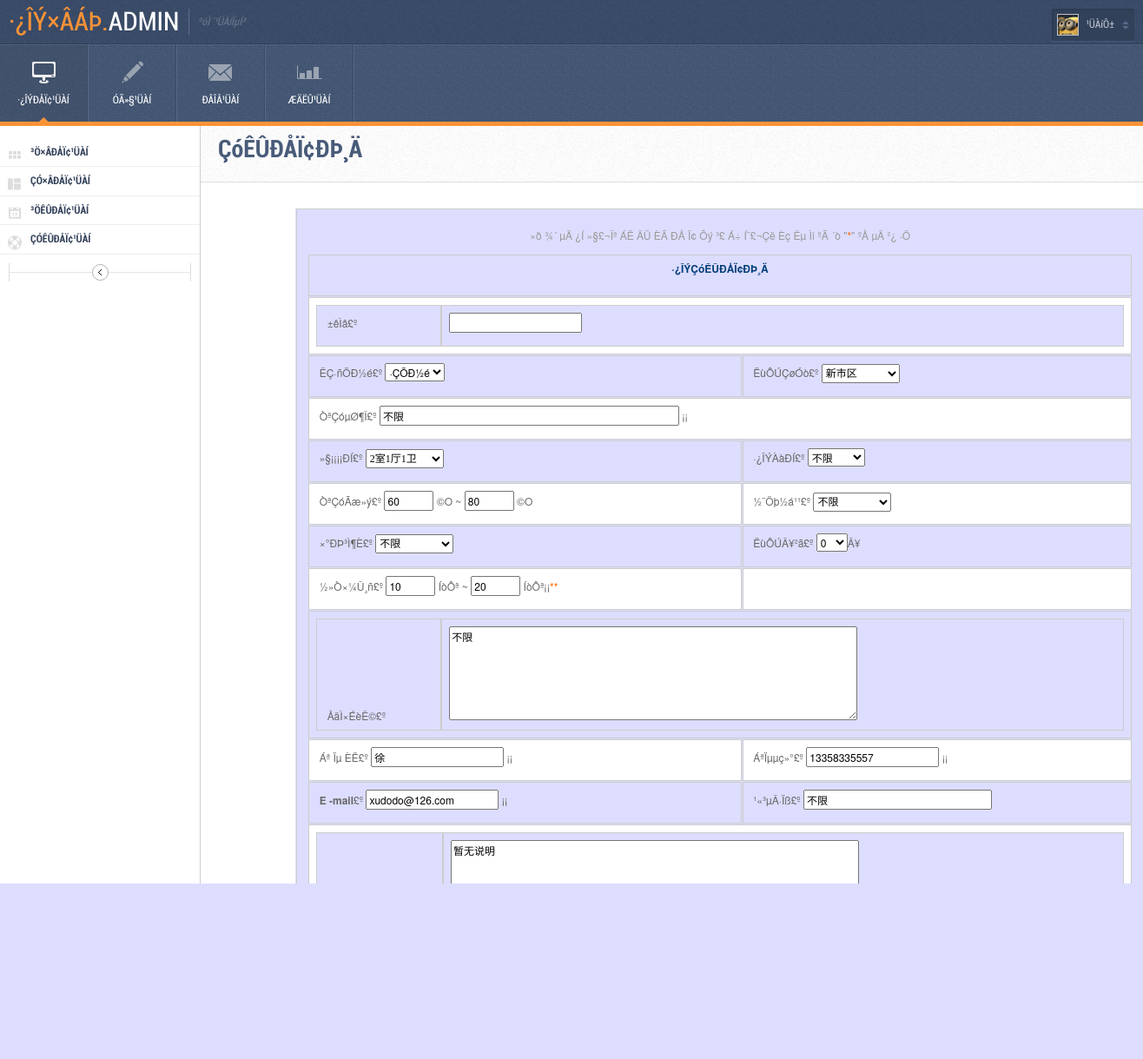
/admin/changebuy.php?id=73, run on the app's committed database.
### tables this page shows
CREATE TABLE `house_buy` (
  `id` int(11) NOT NULL auto_increment,
  `bh` varchar(20) default NULL,
  `qy` varchar(10) default NULL,
  `address` varchar(50) default NULL,
  `hx` varchar(20) default NULL,
  `wylx` varchar(20) default NULL,
  `min_area` varchar(20) default NULL,
  `max_area` varchar(20) default NULL,
  `jg` varchar(20) default NULL,
  `zxcd` varchar(20) default NULL,
  `do_floor` varchar(20) default NULL,
  `min_pay` varchar(20) default NULL,
  `max_pay` varchar(20) default NULL,
  `pb` longtext,
  `tel` varchar(50) default NULL,
  `man` varchar(50) default NULL,
  `email` varchar(50) default NULL,
  `house_ms` longtext,
  `date` date default NULL,
  `bus` varchar(50) default NULL,
  `pass` varchar(2) default NULL,
  `zj` varchar(6) default NULL,
  `user_id` varchar(30) default NULL,
  `click` int(11) default NULL,
  `zj_id` varchar(30) default NULL,
  PRIMARY KEY  (`id`)
);

### admin/changebuy.php (the view, shortened to what this page needs)
<?php
$sql="select * from house_buy where id=$id";
 $res=mysql_query($sql);
$rs=mysql_fetch_array($res);
?>
<!DOCTYPE html PUBLIC "-//W3C//DTD XHTML 1.0 Transitional//EN" "http://www.w3.org/TR/xhtml1/DTD/xhtml1-transitional.dtd">
<html xmlns="http://www.w3.org/1999/xhtml">
<head>
<link rel="stylesheet" href="../css/table.css">
<link rel="stylesheet" href="css/style.default.css" type="text/css" />
<link rel="stylesheet" href="css.css" type="text/css">
</head>
<body class="withvernav">
<div class="bodywrapper">
    <div class="topheader">
        <div class="left">
            <h1 class="logo">·¿ÎÝ×âÁÞ.<span>Admin</span></h1>
            <span class="slogan">ºóÌ¨¹ÜÀíÏµÍ³</span>
            <br clear="all" />
        </div>
        <div class="right">
            <div class="userinfo">
              <img src="images/thumbs/avatar.png" alt="" />
                <span>¹ÜÀíÔ±</span>
            </div>
        </div>
    </div>
    <div class="header">
      <ul class="headermenu">
            <li class="current"><a href="elements.php"><span class="icon icon-flatscreen"></span>·¿ÎÝÐÅÏ¢¹ÜÀí</a></li>
            <li><a href="manageblog.php"><span class="icon icon-pencil"></span>ÓÃ»§¹ÜÀí</a></li>
            <li><a href="messages.php"><span class="icon icon-message"></span>ÐÂÎÅ¹ÜÀí</a></li>
            <li><a href="reports.php"><span class="icon icon-chart"></span>ÆäËû¹ÜÀí</a></li>
        </ul>
    </div>
    <div class="vernav2 iconmenu">
        <ul>
            <li><a href="elements.php" class="elements">³ö×âÐÅÏ¢¹ÜÀí</a></li>
            <li><a href="widgets.php" class="widgets">Çó×âÐÅÏ¢¹ÜÀí</a></li>
            <li><a href="calendar.php" class="calendar">³öÊÛÐÅÏ¢¹ÜÀí</a></li>
            <li><a href="support.php" class="support">ÇóÊÛÐÅÏ¢¹ÜÀí</a></li>
        </ul>
        <a class="togglemenu"></a>
        <br /><br />
    </div>
<div class="centercontent">
        <div class="pageheader notab">
            <h1 class="pagetitle">ÇóÊÛÐÅÏ¢ÐÞ¸Ä</h1>
        </div>
        <div style="width: 80%;margin:auto auto;">
<table width="978" border="0" align="center" cellpadding="0" cellspacing="0" bgcolor="#FFFFFF" style="margin-top: 30px;" >
  <tr align="left" valign="top">
    <td>
      <table width="99%" border="0" align="center" cellpadding="0" cellspacing="0" class="tables" >
        <form enctype="multipart/form-data" name="form2" method="post" action="save_change_buy.php" onsubmit="return checkdata()">
          <tr>
            <td align="center" valign="top" class="downkuan" >
              <span class="font"><font color="#666666"><br>
              <font color="#999999">×ð ¾´ µÄ ¿Í »§£¬Îª ÁË ÄÜ ÈÃ ÐÅ Ï¢ Õý ³£ Á÷ Í¨£¬Çë Èç Êµ Ìî ºÃ ´ò
              &quot;<font color="#FF6600">*</font>&quot; ºÅ µÄ ²¿ ·Ö</font></font></span><br>
              <br>
              <table width="99%" border="0" align="center" cellpadding="0" cellspacing="1" bgcolor="#CCCCCC" class="xu_kuan" height="30">
                <tr align="left" valign="middle" bgcolor="#FFFFFF">
                  <td height="30" colspan="2" class="font"> <div align="center"><strong><font color="#003D79">·¿ÎÝÇóÊÛÐÅÏ¢ÐÞ¸Ä</font></strong></div></td>
                </tr>
                <tr align="left" valign="middle" bgcolor="#FFFFFF">
                  <td height="30" colspan="2" class="font"> <table width="100%" border="0" cellspacing="0" cellpadding="0">
                      <tr>
                        <td width="76" height="30" align="left" valign="top" class="odd">&nbsp;±êÌâ£º</td>
                        <td width="495"  class="odd"><input value="<?php echo $rs["head"]?>" type="text" name="head"></td>
                      </tr>
                    </table></td>
                </tr>
                <tr align="left" valign="middle" cl>
                  <td width="305" class="font"><span class="font">&nbsp;ÊÇ·ñÖÐ½é£º</span>
                    <select name="zj" class="textinput" >
                      <option value="·ÇÖÐ½é" selected>·ÇÖÐ½é</option>
                    </select></td>
                  <td width="272" height="30" ><span class="font">&nbsp;ËùÔÚÇøÓò£º</span>
                    <select name="qy" id="qy" style="FONT-SIZE: 9pt; WIDTH: 90px; FONT-FAMILY: ËÎÌå; HEIGHT: 22px" >
                <option value="<?php echo $rs["qy"]?>" selected><?php echo $rs["qy"]?></option>
              </select></td>
                </tr>
                <tr align="left" valign="middle" class="odd">
                  <td height="30" colspan="2" class="font">&nbsp;ÒªÇóµØ¶Î£º
                    <input value="<?php echo $rs["address"]?>" name="address" type="text" class="textinput"  size="50" maxlength="50">
                    ¡¡</td>
                </tr>
                <tr align="left" valign="middle">
                  <td width="305" height="30" class="font">&nbsp;»§¡¡¡¡ÐÍ£º
                    <select
        name=hx style="FONT-SIZE: 9pt; WIDTH: 90px; FONT-FAMILY: ËÎÌå; HEIGHT: 22px" >
                <option value=<?php echo $rs["hx"]?> selected><?php echo $rs["hx"]?></option>
              </select> </td>
                  <td width="272" height="30" class="font" >&nbsp;·¿ÎÝÀàÐÍ£º
                    <select name=wylx class="textinput" >
                <option value=<?php echo $rs["wylx"]?> selected><?php echo $rs["wylx"]?></option>
              </select> </td>
                </tr>
                <tr align="left" valign="middle" class="odd">
                  <td width="305" height="30" class="font">&nbsp;ÒªÇóÃæ»ý£º
                    <input value="<?php echo $rs["min_area"]?>" name="min_area" type="text" class="textinput" id="min_area" size="5" maxlength="20">
                    ©O ~
                    <input  value="<?php echo $rs["max_area"]?>" name="max_area" type="text" class="textinput" id="max_area" size="5" maxlength="20">
                    ©O</td>
                  <td width="272" height="30" class="font" >&nbsp;½¨Öþ½á¹¹£º
                    <select name="jg" style="FONT-SIZE: 9pt; WIDTH: 90px; FONT-FAMILY: ËÎÌå; HEIGHT: 22px" class="textinput" >
                <option value="<?php echo $rs["jg"]?>" selected><?php echo $rs["jg"]?></option>
              </select> </td>
                </tr>
                <tr align="left" valign="middle" >
                  <td width="305" height="30" class="font">&nbsp;×°ÐÞ³Ì¶È£º
                    <select name="zxcd" style="FONT-SIZE: 9pt; WIDTH: 90px; FONT-FAMILY: ËÎÌå; HEIGHT: 22px" class="textinput">
                <option value=<?php echo $rs["zxcd"]?> selected><?php echo $rs["zxcd"]?></option>
              </select> </td>
                  <td width="272" height="30" class="font" ><span class="font">&nbsp;ËùÔÚÂ¥²ã£º</span>
                    <select name="do_floor" class="textinput">
               <?php
        for($i=0;$i<60;$i++)
        {
        if ($i==$rs["do_floor"])
          {
        ?>
        <option value=<?php echo $rs["do_floor"]?> selected><?php echo $rs["do_floor"]?></option>
        <?php
          }
          else
          {
          ?>
        <option value=<?php echo $i?>><?php echo $i?></option>
                <?php
        }
        }
          ?>
                    </select>Â¥&nbsp;</td>
                </tr>
                <tr align="left" valign="middle" class="odd">
                  <td width="305" height="30" class="font">&nbsp;½»Ò×¼Û¸ñ£º
                    <input  value="<?php echo $rs["min_pay"]?>" name="min_pay" type="text" class="textinput" id="min_pay" size="5" maxlength="20" onchange="my()">
                    ÍòÔª ~
                    <input  value="<?php echo $rs["max_pay"]?>" name="max_pay" type="text" class="textinput" id="max_pay3" size="5" maxlength="20" >
                    ÍòÔª¡¡<font color="#FF6600">**</font> </td>
                  <td width="272" height="30" class="font" ><span class="font">&nbsp;</span></td>
                </tr>
                <tr align="left" valign="middle" bgcolor="#FFFFFF">
                  <td height="101" colspan="2" class="font"> <table width="100%" border="0" cellspacing="0" cellpadding="0">
                      <tr>
                        <td width="76" height="95" align="left" valign="top" class="font">&nbsp;ÅäÌ×ÉèÊ©£º</td>
                        <td width="495"> <textarea name="pb" cols="70" rows="6" wrap="VIRTUAL" class="textinput"><?php echo $rs["pb"]?></textarea></td>
                      </tr>
                    </table></td>
                </tr>
                <tr align="left" valign="middle" class="odd">
                  <td width="305" height="30" class="font">&nbsp;Áª Ïµ ÈË£º
                    <input  value="<?php echo $rs["man"]?>" name="man" type="text" class="textinput" size="20" maxlength="50" >
                    ¡¡</td>
                  <td width="272" height="30" class="font" ><span class="font">&nbsp;ÁªÏµµç»°£º</span>
                    <input  value="<?php echo $rs["tel"]?>" name="tel" type="text" class="textinput" size="20" maxlength="50">
                    ¡¡</td>
                </tr>
                <tr align="left" valign="middle">
                  <td width="305" height="30" class="font">&nbsp;<strong>E -mail</strong>£º
                    <input  value="<?php echo $rs["email"]?>" name="email" type="text" class="textinput" size="20" maxlength="50" >
                    ¡¡</td>
                  <td width="272" height="30" class="font" >&nbsp;¹«³µÂ·Ïß£º
                    <input  value="<?php echo $rs["bus"]?>" name="bus" type="text" class="textinput" size="30" maxlength="50">
                  </td>
                </tr>
                <tr align="left" valign="middle" class="odd">
                  <td height="111" colspan="2" class="font"> <table width="100%" border="0" cellspacing="0" cellpadding="0">
                      <tr>
                        <td width="76" height="95" align="left" valign="top" class="font">&nbsp;ÆäËüËµÃ÷£º</td>
                        <td width="495"><textarea name="house_ms" cols="70" rows="6" wrap="VIRTUAL" class="textinput" ><?php echo $rs["house_ms"]?></textarea></td>
                      </tr>
                    </table></td>
                </tr>
                <tr align="left" valign="middle" bgcolor="#FFFFFF">
                  <td height="30" colspan="2" class="font"> <table width="100%" border="0" cellspacing="0" cellpadding="0">
                      <tr>
                        <td width="76" height="30" align="left" valign="top" class="font">&nbsp;ÊÇ·ñÍ¨¹ý£º</td>
                        <td width="495"><select name="pass" class="textinput" >
          <option value="ÊÇ" selected>ÊÇ</option>
        </select></td>
                      </tr>
                    </table></td>
                </tr>
                <tr align="left" valign="middle" bgcolor="#FFFFFF">
                  <td height="28" colspan="2" class="font">
<div align="center">
                      <input type="submit" name="submit" value="Ìá  ½»" class="btn btn-success">
                      <input type="reset" name="Submit4" value="ÖØ  ÖÃ" class="btn btn-info">
                    </div></td>
                </tr>
              </table>
            </td>
          </tr>
        </form>
      </table>
    </td>
  </tr>
</table>
        </div>
    </div>
</div>
</body>
</html>

### css/table.css (style rules this page uses)
tr:nth-child(odd) { background-color: #DDDDFF; }
tr:nth-child(even) { background-color: white; }

### css.css (style rules this page uses)
td { font-size:9pt; line-height:120%; }
body { font-size:9pt;line-height:120%; }
TABLE { FONT-SIZE: 9pt }
A:link { COLOR: #003779; TEXT-DECORATION: none }

### admin/changebuy.php (style rules this page uses)
.tables { border-collapse: collapse; width: 100%; font-size: 14px; }
.odd { background-color: #DDDDFF; }
.tables td { border: solid 1px #ccc; padding: 8px; }

### data on the page
house_buy: qy "新市区", address "不限", hx "2室1厅1卫", wylx "不限", min_area "60", max_area "80", jg "不限", zxcd "不限", do_floor "0", min_pay "10", max_pay "20", pb "不限", man "徐", tel "13358335557", email "xudodo@126.com", bus "不限", house_ms "暂无说明"
